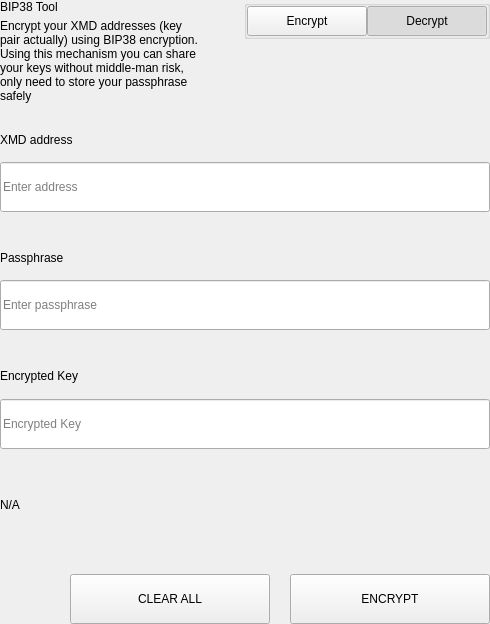
<?xml version="1.0" encoding="UTF-8"?>
<ui version="4.0">
 <class>SettingsBitToolWidget</class>
 <widget class="QWidget" name="SettingsBitToolWidget">
  <property name="geometry">
   <rect>
    <x>0</x>
    <y>0</y>
    <width>490</width>
    <height>624</height>
   </rect>
  </property>
  <property name="windowTitle">
   <string>Form</string>
  </property>
  <layout class="QVBoxLayout" name="verticalLayout">
   <property name="spacing">
    <number>0</number>
   </property>
   <property name="leftMargin">
    <number>0</number>
   </property>
   <property name="topMargin">
    <number>0</number>
   </property>
   <property name="rightMargin">
    <number>0</number>
   </property>
   <property name="bottomMargin">
    <number>0</number>
   </property>
   <item>
    <widget class="QWidget" name="left" native="true">
     <layout class="QVBoxLayout" name="verticalLayout_3">
      <property name="leftMargin">
       <number>0</number>
      </property>
      <property name="topMargin">
       <number>0</number>
      </property>
      <property name="rightMargin">
       <number>0</number>
      </property>
      <property name="bottomMargin">
       <number>0</number>
      </property>
      <item>
       <layout class="QVBoxLayout" name="verticalLayout_2">
        <property name="spacing">
         <number>0</number>
        </property>
        <item>
         <layout class="QHBoxLayout" name="horizontalLayout_3" stretch="3,1">
          <property name="spacing">
           <number>40</number>
          </property>
          <item>
           <layout class="QVBoxLayout" name="verticalLayoutTitle">
            <property name="spacing">
             <number>5</number>
            </property>
            <item>
             <widget class="QLabel" name="labelTitle">
              <property name="text">
               <string>BIP38 Tool</string>
              </property>
             </widget>
            </item>
            <item>
             <widget class="QLabel" name="labelSubtitle1">
              <property name="text">
               <string>Encrypt your XMD addresses (key pair actually) using BIP38 encryption.
Using this mechanism you can share your keys without middle-man risk, only need to store your passphrase safely</string>
              </property>
              <property name="wordWrap">
               <bool>true</bool>
              </property>
             </widget>
            </item>
           </layout>
          </item>
          <item alignment="Qt::AlignTop">
           <widget class="QGroupBox" name="groupBox">
            <property name="title">
             <string/>
            </property>
            <property name="alignment">
             <set>Qt::AlignLeading|Qt::AlignLeft|Qt::AlignTop</set>
            </property>
            <layout class="QHBoxLayout" name="horizontalLayout_4">
             <property name="spacing">
              <number>0</number>
             </property>
             <property name="leftMargin">
              <number>0</number>
             </property>
             <property name="topMargin">
              <number>0</number>
             </property>
             <property name="rightMargin">
              <number>0</number>
             </property>
             <property name="bottomMargin">
              <number>0</number>
             </property>
             <item>
              <spacer name="horizontalSpacer">
               <property name="orientation">
                <enum>Qt::Horizontal</enum>
               </property>
               <property name="sizeHint" stdset="0">
                <size>
                 <width>40</width>
                 <height>20</height>
                </size>
               </property>
              </spacer>
             </item>
             <item>
              <widget class="QPushButton" name="pushLeft">
               <property name="minimumSize">
                <size>
                 <width>120</width>
                 <height>30</height>
                </size>
               </property>
               <property name="maximumSize">
                <size>
                 <width>120</width>
                 <height>30</height>
                </size>
               </property>
               <property name="focusPolicy">
                <enum>Qt::NoFocus</enum>
               </property>
               <property name="text">
                <string>Encrypt</string>
               </property>
               <property name="checkable">
                <bool>true</bool>
               </property>
               <property name="autoExclusive">
                <bool>true</bool>
               </property>
              </widget>
             </item>
             <item>
              <widget class="QPushButton" name="pushRight">
               <property name="minimumSize">
                <size>
                 <width>120</width>
                 <height>30</height>
                </size>
               </property>
               <property name="maximumSize">
                <size>
                 <width>120</width>
                 <height>30</height>
                </size>
               </property>
               <property name="focusPolicy">
                <enum>Qt::NoFocus</enum>
               </property>
               <property name="text">
                <string>Decrypt</string>
               </property>
               <property name="checkable">
                <bool>true</bool>
               </property>
               <property name="checked">
                <bool>true</bool>
               </property>
               <property name="autoExclusive">
                <bool>true</bool>
               </property>
              </widget>
             </item>
            </layout>
           </widget>
          </item>
         </layout>
        </item>
        <item>
         <widget class="QStackedWidget" name="stackedWidget">
          <property name="currentIndex">
           <number>1</number>
          </property>
          <widget class="QWidget" name="pageDecrypt">
           <layout class="QVBoxLayout" name="verticalLayout_5">
            <property name="spacing">
             <number>0</number>
            </property>
            <property name="leftMargin">
             <number>0</number>
            </property>
            <property name="topMargin">
             <number>0</number>
            </property>
            <property name="rightMargin">
             <number>0</number>
            </property>
            <property name="bottomMargin">
             <number>0</number>
            </property>
            <item>
             <widget class="QWidget" name="widget" native="true">
              <property name="minimumSize">
               <size>
                <width>0</width>
                <height>100</height>
               </size>
              </property>
              <layout class="QVBoxLayout" name="verticalLayout_4">
               <property name="spacing">
                <number>0</number>
               </property>
               <property name="leftMargin">
                <number>0</number>
               </property>
               <property name="topMargin">
                <number>0</number>
               </property>
               <property name="rightMargin">
                <number>0</number>
               </property>
               <property name="bottomMargin">
                <number>0</number>
               </property>
               <item>
                <spacer name="verticalSpacer_2">
                 <property name="orientation">
                  <enum>Qt::Vertical</enum>
                 </property>
                 <property name="sizeType">
                  <enum>QSizePolicy::Fixed</enum>
                 </property>
                 <property name="sizeHint" stdset="0">
                  <size>
                   <width>20</width>
                   <height>20</height>
                  </size>
                 </property>
                </spacer>
               </item>
               <item>
                <layout class="QHBoxLayout" name="horizontalLayout_6" stretch="2">
                 <property name="spacing">
                  <number>0</number>
                 </property>
                 <item>
                  <layout class="QVBoxLayout" name="verticalLayout_7">
                   <property name="spacing">
                    <number>9</number>
                   </property>
                   <item>
                    <widget class="QLabel" name="labelSubtitleKey">
                     <property name="minimumSize">
                      <size>
                       <width>0</width>
                       <height>20</height>
                      </size>
                     </property>
                     <property name="maximumSize">
                      <size>
                       <width>16777215</width>
                       <height>20</height>
                      </size>
                     </property>
                     <property name="text">
                      <string>Encrypted key</string>
                     </property>
                    </widget>
                   </item>
                   <item>
                    <widget class="QLineEdit" name="lineEditKey">
                     <property name="minimumSize">
                      <size>
                       <width>0</width>
                       <height>50</height>
                      </size>
                     </property>
                     <property name="maximumSize">
                      <size>
                       <width>16777215</width>
                       <height>50</height>
                      </size>
                     </property>
                     <property name="placeholderText">
                      <string>Enter a encrypted key</string>
                     </property>
                    </widget>
                   </item>
                  </layout>
                 </item>
                </layout>
               </item>
               <item>
                <spacer name="verticalSpacer_3">
                 <property name="orientation">
                  <enum>Qt::Vertical</enum>
                 </property>
                 <property name="sizeType">
                  <enum>QSizePolicy::Fixed</enum>
                 </property>
                 <property name="sizeHint" stdset="0">
                  <size>
                   <width>20</width>
                   <height>20</height>
                  </size>
                 </property>
                </spacer>
               </item>
               <item>
                <layout class="QVBoxLayout" name="verticalLayout_9">
                 <property name="spacing">
                  <number>9</number>
                 </property>
                 <item>
                  <widget class="QLabel" name="labelSubtitlePassphrase">
                   <property name="maximumSize">
                    <size>
                     <width>16777215</width>
                     <height>20</height>
                    </size>
                   </property>
                   <property name="text">
                    <string>Passphrase</string>
                   </property>
                  </widget>
                 </item>
                 <item>
                  <widget class="QLineEdit" name="lineEditPassphrase">
                   <property name="minimumSize">
                    <size>
                     <width>0</width>
                     <height>50</height>
                    </size>
                   </property>
                   <property name="maximumSize">
                    <size>
                     <width>16777215</width>
                     <height>50</height>
                    </size>
                   </property>
                   <property name="placeholderText">
                    <string>Enter a passphrase</string>
                   </property>
                  </widget>
                 </item>
                </layout>
               </item>
               <item>
                <spacer name="verticalSpacer_4">
                 <property name="orientation">
                  <enum>Qt::Vertical</enum>
                 </property>
                 <property name="sizeType">
                  <enum>QSizePolicy::Fixed</enum>
                 </property>
                 <property name="sizeHint" stdset="0">
                  <size>
                   <width>20</width>
                   <height>20</height>
                  </size>
                 </property>
                </spacer>
               </item>
               <item>
                <widget class="QWidget" name="widget_3" native="true">
                 <property name="sizePolicy">
                  <sizepolicy hsizetype="Preferred" vsizetype="Fixed">
                   <horstretch>0</horstretch>
                   <verstretch>0</verstretch>
                  </sizepolicy>
                 </property>
                 <layout class="QVBoxLayout" name="verticalLayout_10">
                  <property name="spacing">
                   <number>9</number>
                  </property>
                  <property name="leftMargin">
                   <number>0</number>
                  </property>
                  <property name="topMargin">
                   <number>0</number>
                  </property>
                  <property name="rightMargin">
                   <number>0</number>
                  </property>
                  <property name="bottomMargin">
                   <number>0</number>
                  </property>
                  <item>
                   <widget class="QLabel" name="labelSubtitleDecryptResult">
                    <property name="minimumSize">
                     <size>
                      <width>0</width>
                      <height>20</height>
                     </size>
                    </property>
                    <property name="maximumSize">
                     <size>
                      <width>16777215</width>
                      <height>20</height>
                     </size>
                    </property>
                    <property name="text">
                     <string>Decrypted address result</string>
                    </property>
                   </widget>
                  </item>
                  <item>
                   <widget class="QWidget" name="widget_4" native="true">
                    <layout class="QHBoxLayout" name="horizontalLayout" stretch="6,0,1">
                     <property name="spacing">
                      <number>0</number>
                     </property>
                     <property name="leftMargin">
                      <number>0</number>
                     </property>
                     <property name="topMargin">
                      <number>0</number>
                     </property>
                     <property name="rightMargin">
                      <number>0</number>
                     </property>
                     <property name="bottomMargin">
                      <number>0</number>
                     </property>
                     <item alignment="Qt::AlignVCenter">
                      <widget class="QLineEdit" name="lineEditDecryptResult">
                       <property name="minimumSize">
                        <size>
                         <width>0</width>
                         <height>50</height>
                        </size>
                       </property>
                       <property name="maximumSize">
                        <size>
                         <width>16777215</width>
                         <height>50</height>
                        </size>
                       </property>
                       <property name="placeholderText">
                        <string>Decrypted Address</string>
                       </property>
                      </widget>
                     </item>
                     <item>
                      <spacer name="horizontalSpacer_4">
                       <property name="orientation">
                        <enum>Qt::Horizontal</enum>
                       </property>
                       <property name="sizeType">
                        <enum>QSizePolicy::Fixed</enum>
                       </property>
                       <property name="sizeHint" stdset="0">
                        <size>
                         <width>20</width>
                         <height>50</height>
                        </size>
                       </property>
                      </spacer>
                     </item>
                     <item>
                      <widget class="QPushButton" name="pushButtonImport">
                       <property name="minimumSize">
                        <size>
                         <width>140</width>
                         <height>40</height>
                        </size>
                       </property>
                       <property name="text">
                        <string>Import Address</string>
                       </property>
                      </widget>
                     </item>
                    </layout>
                   </widget>
                  </item>
                 </layout>
                </widget>
               </item>
               <item>
                <widget class="QLabel" name="statusLabel_DEC">
                 <property name="maximumSize">
                  <size>
                   <width>16777215</width>
                   <height>40</height>
                  </size>
                 </property>
                 <property name="text">
                  <string/>
                 </property>
                </widget>
               </item>
               <item>
                <spacer name="verticalSpacer">
                 <property name="orientation">
                  <enum>Qt::Vertical</enum>
                 </property>
                 <property name="sizeType">
                  <enum>QSizePolicy::Preferred</enum>
                 </property>
                 <property name="sizeHint" stdset="0">
                  <size>
                   <width>20</width>
                   <height>20</height>
                  </size>
                 </property>
                </spacer>
               </item>
               <item>
                <layout class="QHBoxLayout" name="horizontalLayout_7">
                 <property name="spacing">
                  <number>0</number>
                 </property>
                 <item>
                  <spacer name="horizontalSpacer_5">
                   <property name="orientation">
                    <enum>Qt::Horizontal</enum>
                   </property>
                   <property name="sizeType">
                    <enum>QSizePolicy::Expanding</enum>
                   </property>
                   <property name="sizeHint" stdset="0">
                    <size>
                     <width>40</width>
                     <height>20</height>
                    </size>
                   </property>
                  </spacer>
                 </item>
                 <item>
                  <widget class="QPushButton" name="pushButtonDecryptClear">
                   <property name="minimumSize">
                    <size>
                     <width>200</width>
                     <height>50</height>
                    </size>
                   </property>
                   <property name="maximumSize">
                    <size>
                     <width>200</width>
                     <height>50</height>
                    </size>
                   </property>
                   <property name="text">
                    <string>CLEAR</string>
                   </property>
                  </widget>
                 </item>
                 <item>
                  <spacer name="horizontalSpacer_3">
                   <property name="orientation">
                    <enum>Qt::Horizontal</enum>
                   </property>
                   <property name="sizeType">
                    <enum>QSizePolicy::Fixed</enum>
                   </property>
                   <property name="sizeHint" stdset="0">
                    <size>
                     <width>20</width>
                     <height>20</height>
                    </size>
                   </property>
                  </spacer>
                 </item>
                 <item>
                  <widget class="QPushButton" name="pushButtonDecrypt">
                   <property name="minimumSize">
                    <size>
                     <width>200</width>
                     <height>50</height>
                    </size>
                   </property>
                   <property name="maximumSize">
                    <size>
                     <width>200</width>
                     <height>50</height>
                    </size>
                   </property>
                   <property name="text">
                    <string>DECRYPT KEY</string>
                   </property>
                  </widget>
                 </item>
                </layout>
               </item>
              </layout>
             </widget>
            </item>
           </layout>
          </widget>
          <widget class="QWidget" name="pageEncrypt">
           <layout class="QVBoxLayout" name="verticalLayout_11">
            <property name="spacing">
             <number>0</number>
            </property>
            <property name="leftMargin">
             <number>0</number>
            </property>
            <property name="topMargin">
             <number>0</number>
            </property>
            <property name="rightMargin">
             <number>0</number>
            </property>
            <property name="bottomMargin">
             <number>0</number>
            </property>
            <item>
             <spacer name="verticalSpacer_8">
              <property name="orientation">
               <enum>Qt::Vertical</enum>
              </property>
              <property name="sizeType">
               <enum>QSizePolicy::Fixed</enum>
              </property>
              <property name="sizeHint" stdset="0">
               <size>
                <width>20</width>
                <height>20</height>
               </size>
              </property>
             </spacer>
            </item>
            <item>
             <widget class="QWidget" name="containerAddressEnc" native="true">
              <layout class="QVBoxLayout" name="containerAddressEncLayout">
               <property name="spacing">
                <number>5</number>
               </property>
               <property name="leftMargin">
                <number>0</number>
               </property>
               <property name="topMargin">
                <number>0</number>
               </property>
               <property name="rightMargin">
                <number>0</number>
               </property>
               <property name="bottomMargin">
                <number>0</number>
               </property>
               <item>
                <widget class="QLabel" name="labelSubtitleAddress">
                 <property name="minimumSize">
                  <size>
                   <width>0</width>
                   <height>20</height>
                  </size>
                 </property>
                 <property name="maximumSize">
                  <size>
                   <width>16777215</width>
                   <height>20</height>
                  </size>
                 </property>
                 <property name="text">
                  <string>XMD address</string>
                 </property>
                </widget>
               </item>
               <item>
                <widget class="QLineEdit" name="addressIn_ENC">
                 <property name="minimumSize">
                  <size>
                   <width>0</width>
                   <height>50</height>
                  </size>
                 </property>
                 <property name="placeholderText">
                  <string>Enter address</string>
                 </property>
                </widget>
               </item>
              </layout>
             </widget>
            </item>
            <item>
             <spacer name="verticalSpacer_6">
              <property name="orientation">
               <enum>Qt::Vertical</enum>
              </property>
              <property name="sizeType">
               <enum>QSizePolicy::Fixed</enum>
              </property>
              <property name="sizeHint" stdset="0">
               <size>
                <width>20</width>
                <height>20</height>
               </size>
              </property>
             </spacer>
            </item>
            <item>
             <widget class="QWidget" name="containerAddress" native="true">
              <layout class="QHBoxLayout" name="horizontalLayout_9" stretch="2">
               <property name="spacing">
                <number>0</number>
               </property>
               <property name="leftMargin">
                <number>0</number>
               </property>
               <property name="topMargin">
                <number>0</number>
               </property>
               <property name="rightMargin">
                <number>0</number>
               </property>
               <property name="bottomMargin">
                <number>0</number>
               </property>
               <item>
                <layout class="QVBoxLayout" name="verticalLayout_8">
                 <property name="spacing">
                  <number>5</number>
                 </property>
                 <item>
                  <widget class="QLabel" name="labelSubtitleMessage">
                   <property name="minimumSize">
                    <size>
                     <width>0</width>
                     <height>20</height>
                    </size>
                   </property>
                   <property name="maximumSize">
                    <size>
                     <width>16777215</width>
                     <height>20</height>
                    </size>
                   </property>
                   <property name="text">
                    <string>Passphrase</string>
                   </property>
                  </widget>
                 </item>
                 <item>
                  <widget class="QLineEdit" name="passphraseIn_ENC">
                   <property name="minimumSize">
                    <size>
                     <width>0</width>
                     <height>50</height>
                    </size>
                   </property>
                   <property name="maximumSize">
                    <size>
                     <width>16777215</width>
                     <height>50</height>
                    </size>
                   </property>
                   <property name="placeholderText">
                    <string>Enter passphrase</string>
                   </property>
                  </widget>
                 </item>
                </layout>
               </item>
              </layout>
             </widget>
            </item>
            <item>
             <spacer name="verticalSpacer_7">
              <property name="orientation">
               <enum>Qt::Vertical</enum>
              </property>
              <property name="sizeType">
               <enum>QSizePolicy::Fixed</enum>
              </property>
              <property name="sizeHint" stdset="0">
               <size>
                <width>20</width>
                <height>20</height>
               </size>
              </property>
             </spacer>
            </item>
            <item>
             <widget class="QWidget" name="widget_2" native="true">
              <property name="minimumSize">
               <size>
                <width>0</width>
                <height>75</height>
               </size>
              </property>
              <property name="maximumSize">
               <size>
                <width>16777215</width>
                <height>16777215</height>
               </size>
              </property>
              <layout class="QVBoxLayout" name="verticalLayout_6">
               <property name="leftMargin">
                <number>0</number>
               </property>
               <property name="topMargin">
                <number>0</number>
               </property>
               <property name="rightMargin">
                <number>0</number>
               </property>
               <property name="bottomMargin">
                <number>0</number>
               </property>
               <item>
                <widget class="QLabel" name="labelSubtitleEncryptedKey">
                 <property name="minimumSize">
                  <size>
                   <width>0</width>
                   <height>20</height>
                  </size>
                 </property>
                 <property name="maximumSize">
                  <size>
                   <width>16777215</width>
                   <height>20</height>
                  </size>
                 </property>
                 <property name="text">
                  <string>Encrypted Key</string>
                 </property>
                </widget>
               </item>
               <item>
                <widget class="QLineEdit" name="encryptedKeyOut_ENC">
                 <property name="minimumSize">
                  <size>
                   <width>0</width>
                   <height>50</height>
                  </size>
                 </property>
                 <property name="placeholderText">
                  <string>Encrypted Key</string>
                 </property>
                </widget>
               </item>
              </layout>
             </widget>
            </item>
            <item>
             <widget class="QLabel" name="statusLabel_ENC">
              <property name="text">
               <string notr="true">N/A</string>
              </property>
             </widget>
            </item>
            <item>
             <spacer name="verticalSpacer_5">
              <property name="orientation">
               <enum>Qt::Vertical</enum>
              </property>
              <property name="sizeType">
               <enum>QSizePolicy::Fixed</enum>
              </property>
              <property name="sizeHint" stdset="0">
               <size>
                <width>20</width>
                <height>20</height>
               </size>
              </property>
             </spacer>
            </item>
            <item>
             <layout class="QHBoxLayout" name="horizontalLayout_8">
              <property name="spacing">
               <number>0</number>
              </property>
              <item>
               <spacer name="horizontalSpacer_6">
                <property name="orientation">
                 <enum>Qt::Horizontal</enum>
                </property>
                <property name="sizeType">
                 <enum>QSizePolicy::Expanding</enum>
                </property>
                <property name="sizeHint" stdset="0">
                 <size>
                  <width>40</width>
                  <height>20</height>
                 </size>
                </property>
               </spacer>
              </item>
              <item>
               <widget class="QPushButton" name="pushButtonClear">
                <property name="minimumSize">
                 <size>
                  <width>200</width>
                  <height>50</height>
                 </size>
                </property>
                <property name="focusPolicy">
                 <enum>Qt::NoFocus</enum>
                </property>
                <property name="text">
                 <string>CLEAR ALL</string>
                </property>
               </widget>
              </item>
              <item>
               <spacer name="horizontalSpacer_2">
                <property name="orientation">
                 <enum>Qt::Horizontal</enum>
                </property>
                <property name="sizeType">
                 <enum>QSizePolicy::Fixed</enum>
                </property>
                <property name="sizeHint" stdset="0">
                 <size>
                  <width>20</width>
                  <height>20</height>
                 </size>
                </property>
               </spacer>
              </item>
              <item>
               <widget class="QPushButton" name="pushButtonEncrypt">
                <property name="minimumSize">
                 <size>
                  <width>200</width>
                  <height>50</height>
                 </size>
                </property>
                <property name="maximumSize">
                 <size>
                  <width>200</width>
                  <height>50</height>
                 </size>
                </property>
                <property name="focusPolicy">
                 <enum>Qt::NoFocus</enum>
                </property>
                <property name="text">
                 <string>ENCRYPT</string>
                </property>
               </widget>
              </item>
             </layout>
            </item>
           </layout>
          </widget>
         </widget>
        </item>
       </layout>
      </item>
     </layout>
    </widget>
   </item>
  </layout>
 </widget>
 <resources/>
 <connections/>
</ui>
